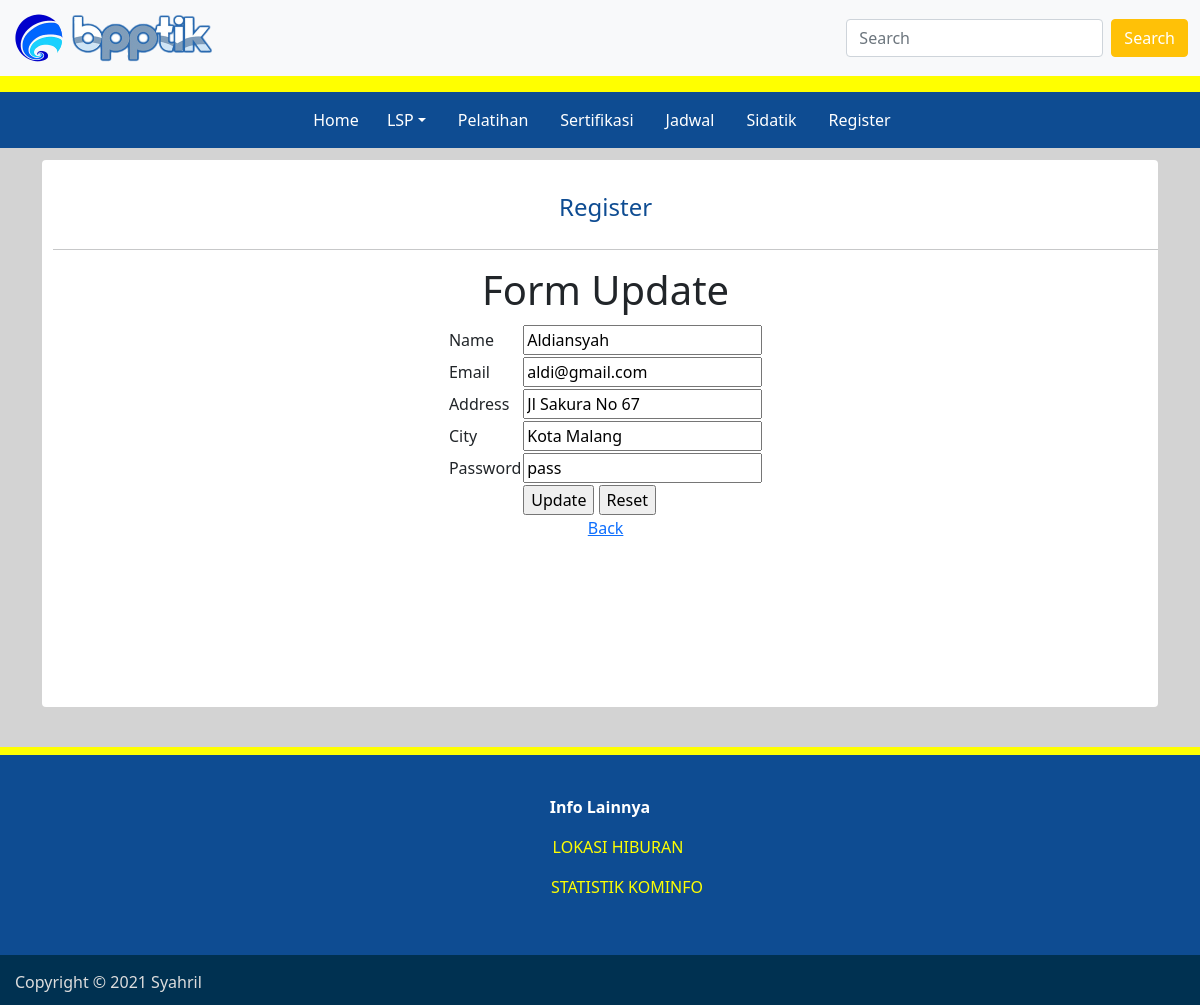
The page /edit.php?id=3 on the database its author committed.
### tables this page shows
CREATE TABLE `user` (
  `id` int(10) NOT NULL,
  `name` varchar(100) NOT NULL,
  `email` text NOT NULL,
  `address` varchar(100) NOT NULL,
  `city` varchar(100) NOT NULL,
  `password` varchar(100) NOT NULL
);

### edit.php (the view, shortened to what this page needs)
<!DOCTYPE html>
<html lang="en">
	<head>
		<link href="https://cdn.jsdelivr.net/npm/bootstrap@5.0.2/dist/css/bootstrap.min.css" rel="stylesheet">
 		<link rel="stylesheet" type="text/css" href="style.css">
	</head>
	<body>
		<nav class="navbar navbar-light bg-light" aria-label="Main navigation">
		  <div class="container-fluid">
		    <a class="navbar-brand">
		    	<img src="images/bpptik.png" alt="" height="50">
		    </a>
		    <form class="d-flex">
		      <input class="form-control me-2" type="search" placeholder="Search" aria-label="Search">
		      <button id="search" class="btn btn-warning" type="submit">Search</button>
		    </form>
  		  </div>
		</nav>
		<nav class="navbar" style="background-color: yellow" > </nav>
		<nav class="nav" aria-label="Secondary navigation">
			<ul class="nav mx-auto my-2 order-0 order-md-1 position-relative">
				<li class="nav-item">
					<a class="nav-link" href="index.php" style="margin-left: 5%">Home</a>
				</li>
				<li class="nav-item dropdown">
					<a class="nav-link dropdown-toggle" href="#" id="navbarDropdownMenuLink" role="button" data-bs-toggle="dropdown" aria-expanded="false">LSP</a>
				</li>
				<li class="nav-item">
					<a class="nav-link" href="pelatihan.php">Pelatihan</a>
				</li>
				<li class="nav-item">
					<a class="nav-link" href="sertifikasi.php">Sertifikasi</a>
				</li>
				<li class="nav-item">
					<a class="nav-link" href="jadwal.php">Jadwal</a>
				</li>
				<li class="nav-item">
					<a class="nav-link" href="https://sidatik.kominfo.go.id/" target="_blank">Sidatik</a>
				</li>
                <li class="nav-item">
					<a class="nav-link" href="register.php" >Register</a>
				</li>
			</ul>
		</nav>
		<div class="container" style="margin-top: 1%;">
			<div align="center" class="bg-white rounded" style="padding-left: 1%; padding-bottom: 15%;">
				<h4 style="color:#0E4C92; padding-top: 3%;padding-bottom: 1%;">Register</h4> <hr>
				<p>
                <div align="center">
                <h1> Form Update </h1>
                <?php
                include "koneksi.php";
                $id=$_GET['id'];
                $sql="SELECT * FROM user WHERE id= $id";
                $query = $koneksi->query($sql);
                while($c=$query->fetch_array()){
                ?>
            <form action="aksi_update.php" method="post">
            <table>
                <tr>
                    <td><input type="hidden" name="id" value="<?php echo $c['id'] ?>"></td>
                </tr>
                <tr>
                    <td>Name</td>
                    <td>
                    <input type="text" name="name" value="<?php echo $c['name'] ?>"> </td>
                </tr>
                <tr>
                    <td>Email</td>
                    <td><input type="text" name="email" value="<?php echo $c['email'] ?>"></td>
                </tr>
                <tr>
                    <td>Address</td>
                    <td><input type="text" name="address" value="<?php echo $c['address'] ?>"></td>
                </tr>
                <tr>
                    <td>City</td>
                    <td><input type="text" name="city" value="<?php echo $c['city'] ?>"></td>
                </tr>
                <tr>
                    <td>Password</td>
                    <td> <input type="text" name=password value="<?php echo $c['password'] ?>" ></td>
                </tr>
                <tr>
                    <td></td>
                    <td><input type="submit" name="register" value="Update">
                    <input type="reset" name="register" value="Reset"></td>
                </tr>
            </table>
        </form>
        <?php } ?>
        <a href="data_register.php" >Back</a>
        </div>
        </div>
			</div>
		<br />
	<footer class="footer">
				<p><strong>Info Lainnya</strong></p>
				<p><a href="#">LOKASI HIBURAN</a></p>
				<p><a href="#" id="stat">STATISTIK KOMINFO</a></p>
		</footer>
		<div class="align-bottom" id="stiky">
		<p>Copyright &copy 2021 Syahril</p>
		</div>
	</body>
</html>

### style.css (style rules this page uses)
#search { color: white; }
.nav { background-color: #0E4C92; }
.nav a { color: white; }
body { background-color:#D3D3D3; }
.footer { padding:2.5rem; padding-top:2.5rem; padding-right:0px; padding-bottom:2.5rem; padding-left:0px; text-align:center; background-color: #0E4C92; border-top:0.5rem solid yellow; }
footer { display:block; }
footer strong { color:white; }
footer a { color: yellow; background-color: transparent; text-decoration:none; padding-left: 3%; }
#stat { padding-left: 4.5%; }
#stiky { padding-top: 15px; padding-left:15px; color:#DDDDDD; background-color:#003151; height: 50px; }

### rows shown on the page
user: name "Aldiansyah", email "aldi@gmail.com", address "Jl Sakura No 67", city "Kota Malang", password "pass"
